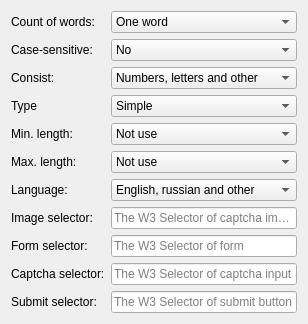
       <widget class="QWidget" name="captcha_tab">
        <attribute name="title">
         <string>Anticaptcha params</string>
        </attribute>
        <layout class="QFormLayout" name="formLayout_2">
         <property name="fieldGrowthPolicy">
          <enum>QFormLayout::AllNonFixedFieldsGrow</enum>
         </property>
         <item row="0" column="0">
          <widget class="QLabel" name="phrase_label">
           <property name="enabled">
            <bool>true</bool>
           </property>
           <property name="text">
            <string>Count of words:</string>
           </property>
          </widget>
         </item>
         <item row="0" column="1">
          <widget class="QComboBox" name="captcha_phrase">
           <property name="enabled">
            <bool>true</bool>
           </property>
           <property name="toolTip">
            <string>&lt;html&gt;&lt;head/&gt;&lt;body&gt;&lt;p&gt;The number of words that make up the captcha&lt;/p&gt;&lt;/body&gt;&lt;/html&gt;</string>
           </property>
           <property name="currentIndex">
            <number>0</number>
           </property>
           <property name="frame">
            <bool>true</bool>
           </property>
           <item>
            <property name="text">
             <string>One word</string>
            </property>
           </item>
           <item>
            <property name="text">
             <string>Two words</string>
            </property>
           </item>
          </widget>
         </item>
         <item row="1" column="0">
          <widget class="QLabel" name="case_sensitive_label">
           <property name="enabled">
            <bool>true</bool>
           </property>
           <property name="text">
            <string>Case-sensitive:</string>
           </property>
          </widget>
         </item>
         <item row="1" column="1">
          <widget class="QComboBox" name="captcha_regsense">
           <property name="enabled">
            <bool>true</bool>
           </property>
           <property name="toolTip">
            <string>&lt;html&gt;&lt;head/&gt;&lt;body&gt;&lt;p&gt;Case-sensitive of captcha&lt;/p&gt;&lt;/body&gt;&lt;/html&gt;</string>
           </property>
           <item>
            <property name="text">
             <string>No</string>
            </property>
           </item>
           <item>
            <property name="text">
             <string>Yes</string>
            </property>
           </item>
          </widget>
         </item>
         <item row="2" column="0">
          <widget class="QLabel" name="numeric_label">
           <property name="enabled">
            <bool>true</bool>
           </property>
           <property name="text">
            <string>Consist:</string>
           </property>
          </widget>
         </item>
         <item row="2" column="1">
          <widget class="QComboBox" name="captcha_numeric">
           <property name="enabled">
            <bool>true</bool>
           </property>
           <property name="toolTip">
            <string>&lt;html&gt;&lt;head/&gt;&lt;body&gt;&lt;p&gt;Composition of captcha&lt;/p&gt;&lt;/body&gt;&lt;/html&gt;</string>
           </property>
           <item>
            <property name="text">
             <string>Numbers, letters and other</string>
            </property>
           </item>
           <item>
            <property name="text">
             <string>Numbers only</string>
            </property>
           </item>
           <item>
            <property name="text">
             <string>Letters only</string>
            </property>
           </item>
           <item>
            <property name="text">
             <string>Only Letters or only numbers</string>
            </property>
           </item>
          </widget>
         </item>
         <item row="3" column="0">
          <widget class="QLabel" name="calc_label">
           <property name="enabled">
            <bool>true</bool>
           </property>
           <property name="text">
            <string>Type</string>
           </property>
          </widget>
         </item>
         <item row="3" column="1">
          <widget class="QComboBox" name="captcha_calc">
           <property name="enabled">
            <bool>true</bool>
           </property>
           <property name="toolTip">
            <string>&lt;html&gt;&lt;head/&gt;&lt;body&gt;&lt;p&gt;Type of captcha&lt;/p&gt;&lt;/body&gt;&lt;/html&gt;</string>
           </property>
           <item>
            <property name="text">
             <string>Simple</string>
            </property>
           </item>
           <item>
            <property name="text">
             <string>Mathematical equation</string>
            </property>
           </item>
          </widget>
         </item>
         <item row="4" column="0">
          <widget class="QLabel" name="min_len_label">
           <property name="enabled">
            <bool>true</bool>
           </property>
           <property name="text">
            <string>Min. length:</string>
           </property>
          </widget>
         </item>
         <item row="4" column="1">
          <widget class="QComboBox" name="captcha_min_len">
           <property name="enabled">
            <bool>true</bool>
           </property>
           <property name="toolTip">
            <string>&lt;html&gt;&lt;head/&gt;&lt;body&gt;&lt;p&gt;The minimal length of captcha&lt;/p&gt;&lt;/body&gt;&lt;/html&gt;</string>
           </property>
           <item>
            <property name="text">
             <string>Not use</string>
            </property>
           </item>
           <item>
            <property name="text">
             <string>1</string>
            </property>
           </item>
           <item>
            <property name="text">
             <string>2</string>
            </property>
           </item>
           <item>
            <property name="text">
             <string>3</string>
            </property>
           </item>
           <item>
            <property name="text">
             <string>4</string>
            </property>
           </item>
           <item>
            <property name="text">
             <string>5</string>
            </property>
           </item>
           <item>
            <property name="text">
             <string>6</string>
            </property>
           </item>
           <item>
            <property name="text">
             <string>7</string>
            </property>
           </item>
           <item>
            <property name="text">
             <string>8</string>
            </property>
           </item>
           <item>
            <property name="text">
             <string>9</string>
            </property>
           </item>
           <item>
            <property name="text">
             <string>10</string>
            </property>
           </item>
           <item>
            <property name="text">
             <string>11</string>
            </property>
           </item>
           <item>
            <property name="text">
             <string>12</string>
            </property>
           </item>
           <item>
            <property name="text">
             <string>13</string>
            </property>
           </item>
           <item>
            <property name="text">
             <string>14</string>
            </property>
           </item>
           <item>
            <property name="text">
             <string>15</string>
            </property>
           </item>
           <item>
            <property name="text">
             <string>16</string>
            </property>
           </item>
           <item>
            <property name="text">
             <string>17</string>
            </property>
           </item>
           <item>
            <property name="text">
             <string>18</string>
            </property>
           </item>
           <item>
            <property name="text">
             <string>19</string>
            </property>
           </item>
           <item>
            <property name="text">
             <string>20</string>
            </property>
           </item>
          </widget>
         </item>
         <item row="5" column="0">
          <widget class="QLabel" name="max_len_label">
           <property name="enabled">
            <bool>true</bool>
           </property>
           <property name="text">
            <string>Max. length:</string>
           </property>
          </widget>
         </item>
         <item row="5" column="1">
          <widget class="QComboBox" name="captcha_max_len">
           <property name="enabled">
            <bool>true</bool>
           </property>
           <property name="toolTip">
            <string>&lt;html&gt;&lt;head/&gt;&lt;body&gt;&lt;p&gt;The maximal length of captcha&lt;/p&gt;&lt;/body&gt;&lt;/html&gt;</string>
           </property>
           <item>
            <property name="text">
             <string>Not use</string>
            </property>
           </item>
           <item>
            <property name="text">
             <string>1</string>
            </property>
           </item>
           <item>
            <property name="text">
             <string>2</string>
            </property>
           </item>
           <item>
            <property name="text">
             <string>3</string>
            </property>
           </item>
           <item>
            <property name="text">
             <string>4</string>
            </property>
           </item>
           <item>
            <property name="text">
             <string>5</string>
            </property>
           </item>
           <item>
            <property name="text">
             <string>6</string>
            </property>
           </item>
           <item>
            <property name="text">
             <string>7</string>
            </property>
           </item>
           <item>
            <property name="text">
             <string>8</string>
            </property>
           </item>
           <item>
            <property name="text">
             <string>9</string>
            </property>
           </item>
           <item>
            <property name="text">
             <string>10</string>
            </property>
           </item>
           <item>
            <property name="text">
             <string>11</string>
            </property>
           </item>
           <item>
            <property name="text">
             <string>12</string>
            </property>
           </item>
           <item>
            <property name="text">
             <string>13</string>
            </property>
           </item>
           <item>
            <property name="text">
             <string>14</string>
            </property>
           </item>
           <item>
            <property name="text">
             <string>15</string>
            </property>
           </item>
           <item>
            <property name="text">
             <string>16</string>
            </property>
           </item>
           <item>
            <property name="text">
             <string>17</string>
            </property>
           </item>
           <item>
            <property name="text">
             <string>18</string>
            </property>
           </item>
           <item>
            <property name="text">
             <string>19</string>
            </property>
           </item>
           <item>
            <property name="text">
             <string>20</string>
            </property>
           </item>
          </widget>
         </item>
         <item row="6" column="0">
          <widget class="QLabel" name="language_label">
           <property name="enabled">
            <bool>true</bool>
           </property>
           <property name="text">
            <string>Language:</string>
           </property>
          </widget>
         </item>
         <item row="6" column="1">
          <widget class="QComboBox" name="captcha_language">
           <property name="enabled">
            <bool>true</bool>
           </property>
           <property name="toolTip">
            <string>&lt;html&gt;&lt;head/&gt;&lt;body&gt;&lt;p&gt;Language of captcha&lt;/p&gt;&lt;/body&gt;&lt;/html&gt;</string>
           </property>
           <item>
            <property name="text">
             <string>English, russian and other</string>
            </property>
           </item>
           <item>
            <property name="text">
             <string>Only russian</string>
            </property>
           </item>
           <item>
            <property name="text">
             <string>Only english</string>
            </property>
           </item>
          </widget>
         </item>
         <item row="8" column="0">
          <widget class="QLabel" name="first_part_label">
           <property name="text">
            <string>Image selector:</string>
           </property>
          </widget>
         </item>
         <item row="8" column="1">
          <widget class="QLineEdit" name="captcha_W3Selector">
           <property name="toolTip">
            <string>&lt;html&gt;&lt;head/&gt;&lt;body&gt;&lt;p&gt;The W3 Selector of HTML container, where captcha image is contains&lt;/p&gt;&lt;/body&gt;&lt;/html&gt;</string>
           </property>
           <property name="placeholderText">
            <string>The W3 Selector of captcha image</string>
           </property>
          </widget>
         </item>
         <item row="9" column="0">
          <widget class="QLabel" name="first_part_result_label">
           <property name="text">
            <string>Form selector:</string>
           </property>
          </widget>
         </item>
         <item row="9" column="1">
          <widget class="QLineEdit" name="captcha_formW3Selector">
           <property name="toolTip">
            <string>&lt;html&gt;&lt;head/&gt;&lt;body&gt;&lt;p&gt;The W3 Selector of form that sends the entered captcha to server.&lt;/p&gt;&lt;/body&gt;&lt;/html&gt;</string>
           </property>
           <property name="placeholderText">
            <string>The W3 Selector of form</string>
           </property>
          </widget>
         </item>
         <item row="10" column="0">
          <widget class="QLabel" name="last_part_result_label">
           <property name="text">
            <string>Captcha selector:</string>
           </property>
          </widget>
         </item>
         <item row="10" column="1">
          <widget class="QLineEdit" name="captcha_resultW3Selector">
           <property name="toolTip">
            <string>&lt;html&gt;&lt;head/&gt;&lt;body&gt;&lt;p&gt;The W3 Selector of the result captcha input that holds answer captcha text.&lt;/p&gt;&lt;/body&gt;&lt;/html&gt;</string>
           </property>
           <property name="placeholderText">
            <string>The W3 Selector of captcha input</string>
           </property>
          </widget>
         </item>
         <item row="11" column="0">
          <widget class="QLabel" name="submit_selector_name">
           <property name="text">
            <string>Submit selector:</string>
           </property>
          </widget>
         </item>
         <item row="11" column="1">
          <widget class="QLineEdit" name="captcha_submitW3selector">
           <property name="toolTip">
            <string>&lt;html&gt;&lt;head/&gt;&lt;body&gt;&lt;p&gt;The W3 Selector of the submit button.&lt;/p&gt;&lt;/body&gt;&lt;/html&gt;</string>
           </property>
           <property name="placeholderText">
            <string>The W3 Selector of submit button</string>
           </property>
          </widget>
         </item>
        </layout>
       </widget>
